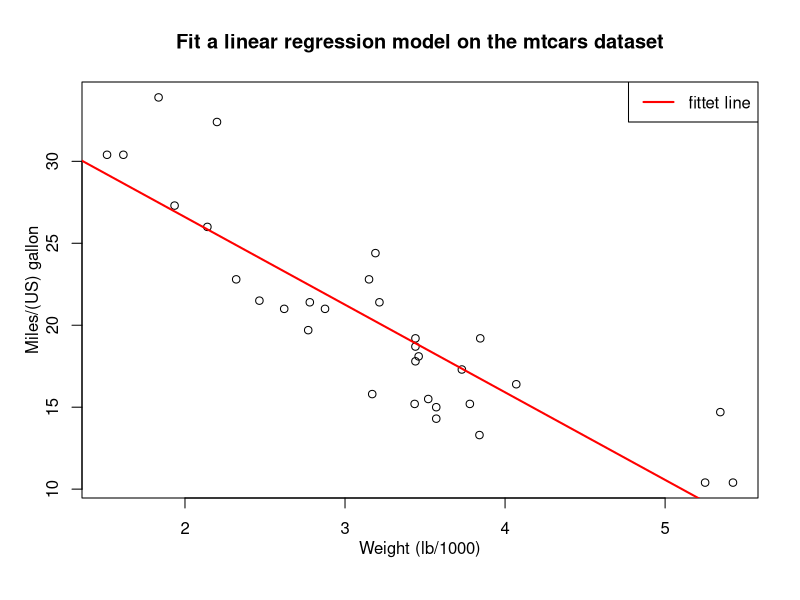
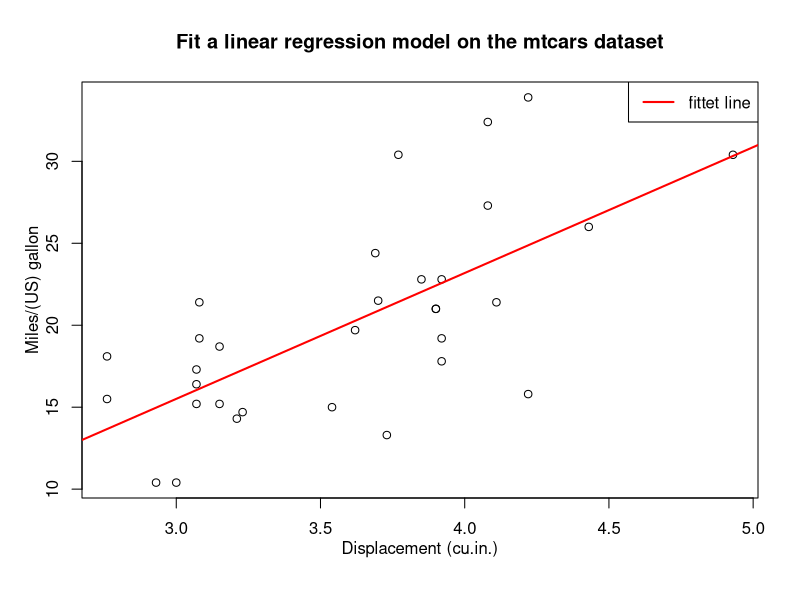
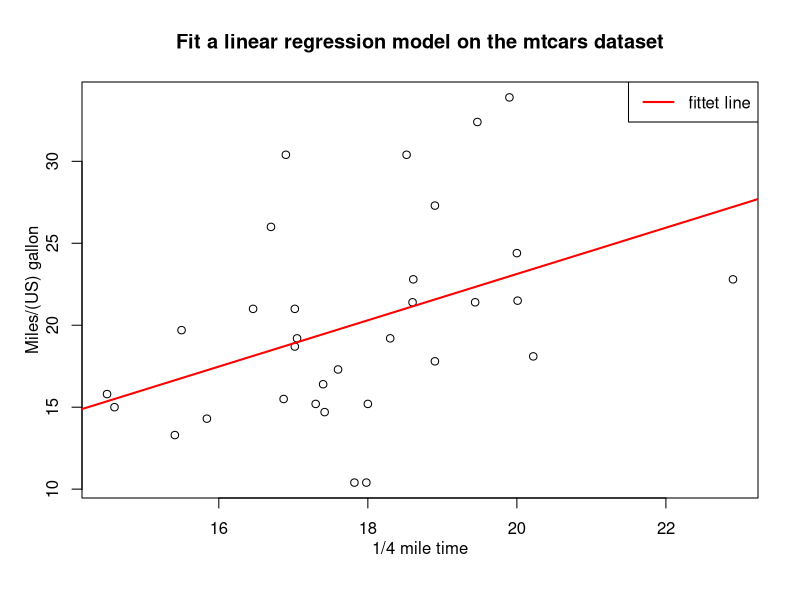

These figures' R source, in order:
## ---- chunk 1
data(mtcars)
summary(mtcars[,c('mpg','wt','drat','qsec')])
## ---- chunk 2
fit <- lm(mpg~wt, mtcars)
par(mgp=c(2,1,0)) 
plot(fit$model[,2], fit$model[,1], xlab='Weight (lb/1000)', ylab='Miles/(US) gallon',
     main='Fit a linear regression model on the mtcars dataset')
abline(a=coef(fit)[1], b=coef(fit)[2], col='red', lwd=2)
legend("topright","fittet line",lty=1,col="red",lwd=2)
## ---- chunk 3
fit <- lm(mpg~drat, mtcars)
par(mgp=c(2,1,0)) 
plot(fit$model[,2], fit$model[,1], xlab='Displacement (cu.in.)', ylab='Miles/(US) gallon',
     main='Fit a linear regression model on the mtcars dataset')
abline(a=coef(fit)[1], b=coef(fit)[2], col='red', lwd=2)
legend("topright","fittet line",lty=1,col="red",lwd=2)
## ---- chunk 4
fit <- lm(mpg~qsec, mtcars)
par(mgp=c(2,1,0)) 
plot(fit$model[,2], fit$model[,1], xlab='1/4 mile time', ylab='Miles/(US) gallon',
     main='Fit a linear regression model on the mtcars dataset')
abline(a=coef(fit)[1], b=coef(fit)[2], col='red', lwd=2)
legend("topright","fittet line",lty=1,col="red",lwd=2)
